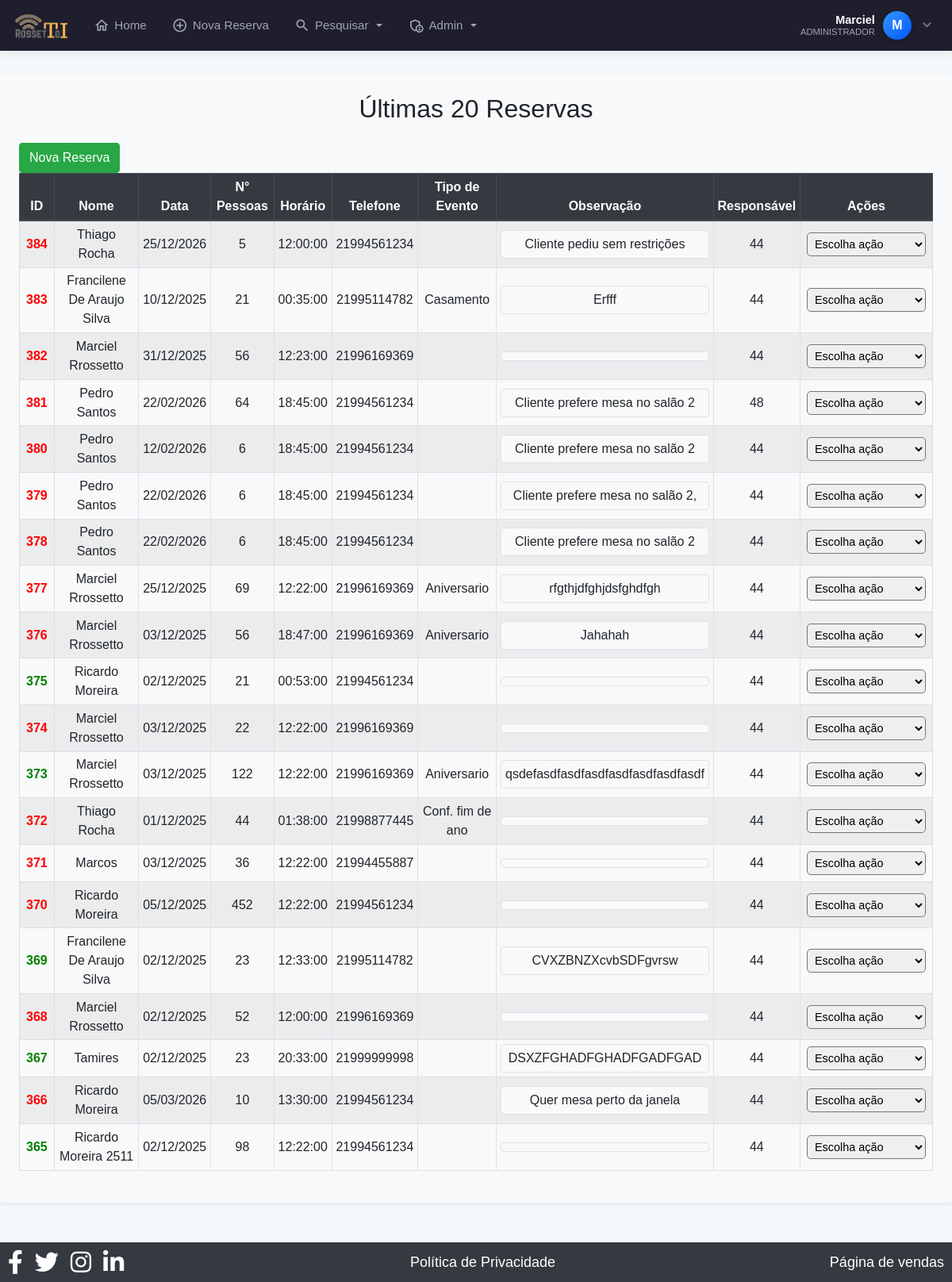
The page /ultimasReservas.php (signed in) on the database as committed earlier.
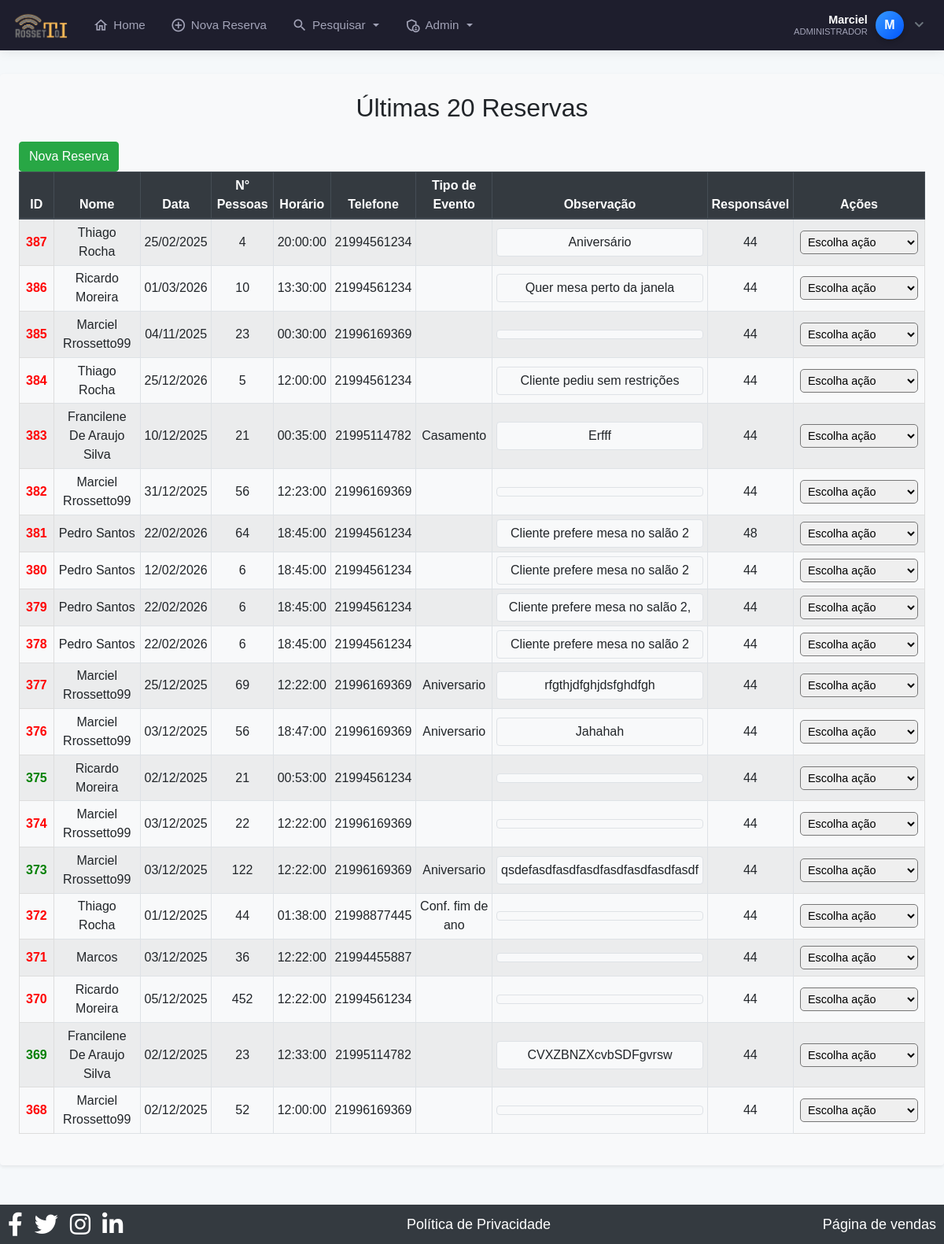
The same page on the database as committed later.
### tables this page shows
CREATE TABLE `clientes` (
  `id` int(11) NOT NULL AUTO_INCREMENT,
  `nome` varchar(100) NOT NULL,
  `data` date NOT NULL,
  `num_pessoas` int(11) NOT NULL,
  `horario` time NOT NULL,
  `telefone` varchar(255) DEFAULT NULL,
  `telefone2` varchar(255) DEFAULT NULL,
  `tipo_evento` varchar(50) NOT NULL,
  `forma_pagamento` varchar(50) NOT NULL,
  `valor_rodizio` int(11) DEFAULT NULL,
  `num_mesa` varchar(255) DEFAULT NULL,
  `observacoes` varchar(300) NOT NULL,
  `obsCliente` varchar(255) DEFAULT NULL,
  `data_emissao` datetime NOT NULL DEFAULT current_timestamp(),
  `status` tinyint(1) DEFAULT 1,
  `confirmado` tinyint(1) DEFAULT 0,
  `usuario_id` int(11) DEFAULT NULL,
  `motivo_cancelamento` varchar(255) DEFAULT NULL,
  PRIMARY KEY (`id`)
);

### ultimasReservas.php (the view, shortened to what this page needs)
<?php
require 'cabecalho.php';
?>
<div class="bg-light p-4 rounded shadow-sm mt-4">
    <h2 class="text-center mb-4">Últimas 20 Reservas</h2>
    <div class="table-responsive">
    <a href="adicionar_reserva.php" class="btn btn-success">
            <ion-icon name="add-circle-outline"></ion-icon> Nova Reserva
        </a>
        <table class="table table-striped table-bordered table-hover table-sm">
            <thead class="thead-dark">
                <tr>
                    <th>ID</th>
                    <th>Nome</th>
                    <th>Data</th>
                    <th>N° Pessoas</th>
                    <th>Horário</th>
                    <th>Telefone</th>
                    <th>Tipo de Evento</th>
                    <th>Observação</th>
                    <th>Responsável</th>
                    <th>Ações</th>
                </tr>
            </thead>
            <tbody>
            <?php
            $sql = "SELECT * FROM clientes ORDER BY id DESC LIMIT 20";
            $sql = $pdo->query($sql);
            if ($sql->rowCount() > 0) {
                foreach ($sql->fetchAll() as $reserva) {
                    $corId = ($reserva['confirmado'] == 1) ? 'green' : 'red';
                    $nome = ucwords(strtolower(htmlspecialchars($reserva['nome'])));
                    $telefone = preg_replace('/[^0-9]/', '', $reserva['telefone']);
                    $mensagem = "Olá " . htmlspecialchars($reserva['nome']) . "! Tudo bem? Aqui é da Churrascaria Verdanna! Estamos passando para confirmar sua reserva para " . $reserva['num_pessoas'] . " pessoas no dia " . date("d/m/Y", strtotime($reserva['data'])) . " às " . htmlspecialchars($reserva['horario']) . ". Se tudo estiver certo, me confirma com um OK. Agradecemos pela confiança ! Qualquer dúvida, estamos à disposição!";
                    $link_whatsapp = "https://wa.me/55$telefone?text=" . urlencode($mensagem);
                    echo '<tr>';
                    echo '<td class="id-column" style="border: 1px solid #ddd; padding: 8px; font-weight: bold; color: ' . $corId . ';">' . $reserva['id'] . ' </td>';                    echo '<td>' . htmlspecialchars($nome) . '</td>';
                    echo '<td>' . date("d/m/Y", strtotime($reserva['data'])) . '</td>';
                    echo '<td>' . htmlspecialchars($reserva['num_pessoas']) . '</td>';
                    echo '<td>' . htmlspecialchars($reserva['horario']) . '</td>';
                    echo '<td>' . htmlspecialchars($reserva['telefone']) . '</td>';
                    echo '<td>' . htmlspecialchars($reserva['tipo_evento']) . '</td>';
                    echo '<td>
                            <div class="obs-content">
                                ' . htmlspecialchars($reserva['observacoes']) . '
                            </div>
                          </td>';
                    echo '<td>' . htmlspecialchars($reserva['usuario_id']) . '</td>';
                    echo "<td style='border: 1px solid #ddd; padding: 8px;'>
                    <select onchange=\"window.location.href=this.value\"
                            style='width: 150px; padding: 5px; font-size: 0.9rem; border-radius: 5px;'>
                        <option value='' disabled selected>Escolha ação</option>
                        <option value='editar_reserva.php?id={$reserva['id']}'>Editar</option>
                        <option value='excluir_reserva.php?id={$reserva['id']}'>Excluir</option>
                        <option value='{$link_whatsapp}' target='_blank'>Confirmar</option>
                        <option value='obsCliente.php?id={$reserva['id']}'>Obs. Cliente</option>
                        <option value='ativar_reserva.php?id={$reserva['id']}'>Ativar Reserva</option>
                    </select>
                  </td>";
                    echo '</tr>';
                }
            }
            ?>
            </tbody>
        </table>
    </div>
</div>
<?php require 'rodape.php'; ?>

Rows that differ between the two databases and show on the page:
no longer on this page (row unchanged): clientes: id "367", nome "Tamires", data "02/12/2025", num_pessoas "23", horario "20:33:00", telefone "21999999998", observacoes "DSXZFGHADFGHADFGADFGAD", usuario "44", confirmado 1 (drawn)
no longer on this page (row unchanged): clientes: id "366", nome "Ricardo Moreira", data "05/03/2026", num_pessoas "10", horario "13:30:00", telefone "21994561234", observacoes "Quer mesa perto da janela", usuario "44"
no longer on this page (row unchanged): clientes: id "365", nome "Ricardo Moreira 2511", data "02/12/2025", num_pessoas "98", horario "12:22:00", telefone "21994561234", usuario "44", confirmado 1 (drawn)
added clientes: id "387", nome "Thiago Rocha", data "25/02/2025", num_pessoas "4", horario "20:00:00", telefone "21994561234", observacoes "Aniversário", usuario "44"
added clientes: id "386", nome "Ricardo Moreira", data "01/03/2026", num_pessoas "10", horario "13:30:00", telefone "21994561234", observacoes "Quer mesa perto da janela", usuario "44"
added clientes: id "385", nome "Marciel Rrossetto99", data "04/11/2025", num_pessoas "23", horario "00:30:00", telefone "21996169369", usuario "44"
changed clientes id 382: nome "Marciel Rrossetto" → "Marciel Rrossetto99"
changed clientes "rfgthjdfghjdsfghdfgh": nome "Marciel Rrossetto" → "Marciel Rrossetto99"
changed clientes "Jahahah": nome "Marciel Rrossetto" → "Marciel Rrossetto99"
changed clientes id 374: nome "Marciel Rrossetto" → "Marciel Rrossetto99"
changed clientes "qsdefasdfasdfasdfasdfasdfasdfasdf": nome "Marciel Rrossetto" → "Marciel Rrossetto99"
changed clientes id 368: nome "Marciel Rrossetto" → "Marciel Rrossetto99"
